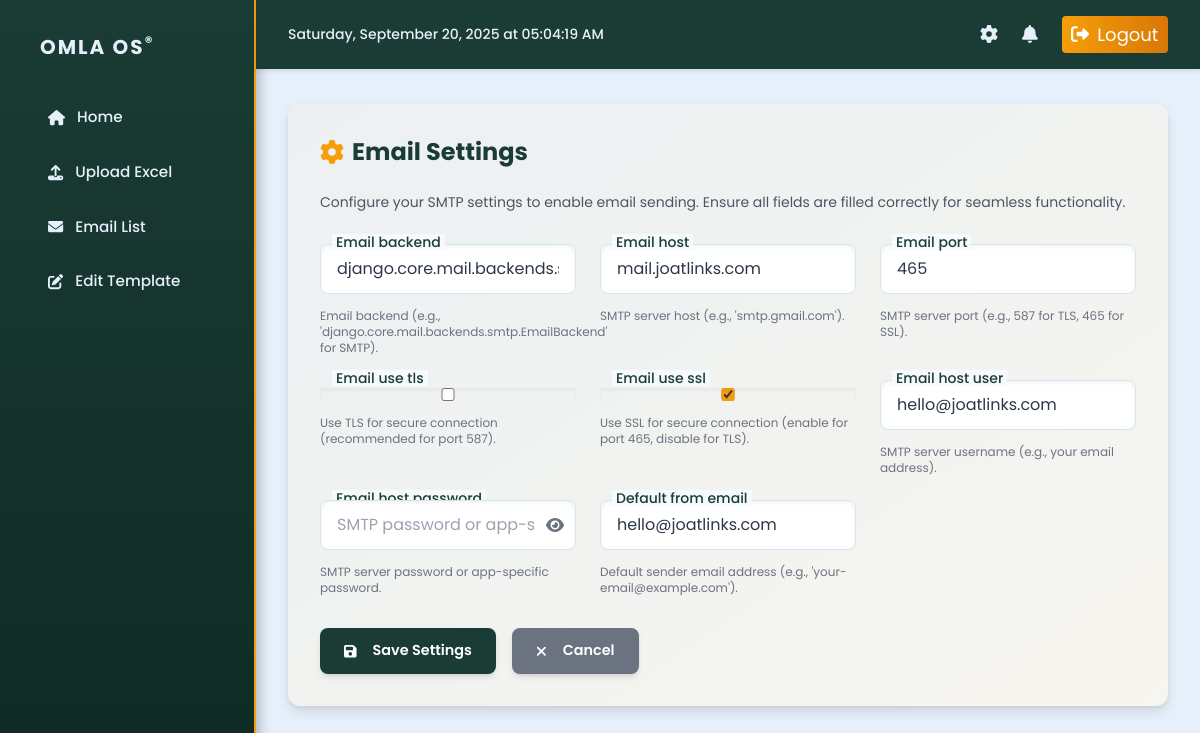
/settings/, run on an earlier commit of the app's database.
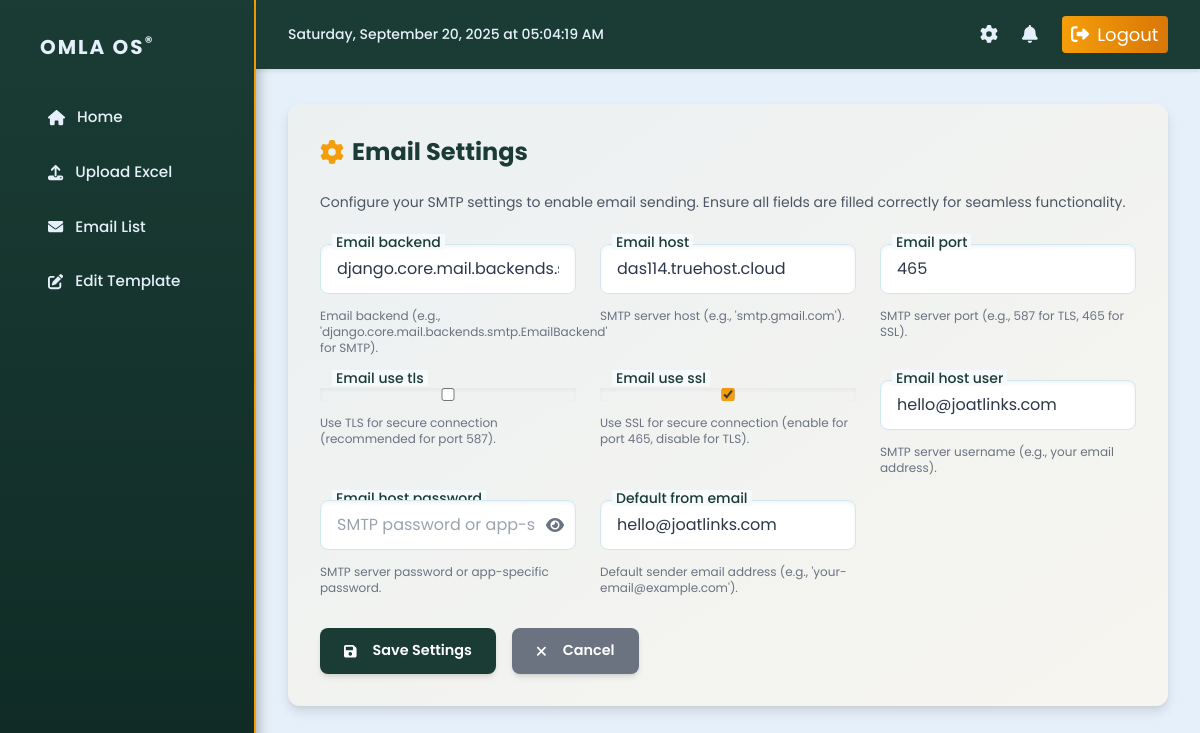
And on a later commit of the database.
### sender/models.py (models this page shows, shortened)
class SiteSettings(models.Model):
    email_backend = models.CharField(
        max_length=255,
        default='django.core.mail.backends.smtp.EmailBackend',
        help_text="Email backend (e.g., 'django.core.mail.backends.smtp.EmailBackend' for SMTP)."
    )
    email_host = models.CharField(
        max_length=255,
        blank=True,
        help_text="SMTP server host (e.g., 'smtp.gmail.com')."
    )
    email_port = models.PositiveIntegerField(
        default=587,
        help_text="SMTP server port (e.g., 587 for TLS, 465 for SSL)."
    )
    email_use_tls = models.BooleanField(
        default=True,
        help_text="Use TLS for secure connection (recommended for port 587)."
    )
    email_use_ssl = models.BooleanField(
        default=False,
        help_text="Use SSL for secure connection (enable for port 465, disable for TLS)."
    )
    email_host_user = models.CharField(
        max_length=255,
        blank=True,
        help_text="SMTP server username (e.g., your email address)."
    )
    email_host_password = models.CharField(
        max_length=255,
        blank=True,
        help_text="SMTP server password or app-specific password."
    )
    default_from_email = models.EmailField(
        blank=True,
        help_text="Default sender email address (e.g., 'your-email@example.com')."
    )
    class Meta:
        verbose_name = "Site Settings"
        verbose_name_plural = "Site Settings"

### sender/views.py (the view)
# urls.py: path('settings/', views.site_settings, name='site_settings'),
def site_settings(request):
    settings_obj, created = SiteSettings.objects.get_or_create()
    if request.method == 'POST':
        form = SiteSettingsForm(request.POST, instance=settings_obj)
        if form.is_valid():
            form.save()
            messages.success(request, "Email settings updated successfully.")
            return redirect('dashboard')
    else:
        form = SiteSettingsForm(instance=settings_obj)
    return render(request, 'sender/site_settings.html', {'form': form})

### sender/forms.py
class SiteSettingsForm(forms.ModelForm):
    class Meta:
        model = SiteSettings
        fields = [
            'email_backend',
            'email_host',
            'email_port',
            'email_use_tls',
            'email_use_ssl',
            'email_host_user',
            'email_host_password',
            'default_from_email',
        ]
        widgets = {
            'email_backend': forms.TextInput(attrs={'placeholder': 'e.g., django.core.mail.backends.smtp.EmailBackend'}),
            'email_host': forms.TextInput(attrs={'placeholder': 'e.g., smtp.gmail.com'}),
            'email_port': forms.NumberInput(attrs={'placeholder': 'e.g., 587'}),
            'email_host_user': forms.TextInput(attrs={'placeholder': 'e.g., your-email@example.com'}),
            'email_host_password': forms.PasswordInput(attrs={'placeholder': 'SMTP password or app-specific password'}),
            'default_from_email': forms.EmailInput(attrs={'placeholder': 'e.g., your-email@example.com'}),
        }

### sender/templates/sender/site_settings.html (shortened to what this page needs)
{% extends 'sender/base.html' %}
{% load static %}
{% block content %}
<div class="card relative overflow-hidden">
    <div class="absolute inset-0 bg-gradient-to-br from-[#1A3C34]/10 to-[#F59E0B]/10 opacity-50"></div>
    <h2 class="relative z-10 flex items-center gap-2 text-2xl font-bold text-[#1A3C34] mb-6">
        <i class="fas fa-cog text-[#F59E0B]"></i> Email Settings
    </h2>
    <p class="relative z-10 text-gray-600 mb-8 text-sm">Configure your SMTP settings to enable email sending. Ensure all fields are filled correctly for seamless functionality.</p>
    <form method="post" class="relative z-10">
        <div class="grid grid-cols-1 md:grid-cols-3 gap-6">
            {% for field in form %}
            <div class="form-group relative">
                <label for="{{ field.id_for_label }}" class="absolute -top-2.5 left-3 text-xs font-medium text-[#1A3C34] bg-[#F7FAFC] px-1 transition-all duration-300">
                    {{ field.label }}
                </label>
                {% if field.name == 'email_host_password' %}
                <div class="relative">
                    {{ field }}
                    <button type="button" class="toggle-password absolute right-3 top-1/2 transform -translate-y-1/2 text-gray-500 hover:text-[#F59E0B] transition-colors duration-200" data-target="{{ field.id_for_label }}">
                        <i class="fas fa-eye"></i>
                    </button>
                </div>
                {% else %}
                {{ field }}
                {% endif %}
                {% if field.help_text %}
                <p class="text-gray-500 text-xs mt-1.5">{{ field.help_text }}</p>
                {% endif %}
            </div>
            {% endfor %}
        </div>
        <div class="mt-8 flex gap-4">
            <button type="submit" class="btn bg-[#1A3C34] hover:bg-[#25544A] text-white shadow-md hover:shadow-lg transition-all duration-300 transform hover:-translate-y-0.5">
                <i class="fas fa-save mr-2"></i> Save Settings
            </button>
            <a href="{% url 'dashboard' %}" class="btn bg-gray-500 hover:bg-gray-600 text-white shadow-md hover:shadow-lg transition-all duration-300 transform hover:-translate-y-0.5">
                <i class="fas fa-times mr-2"></i> Cancel
            </a>
        </div>
    </form>
</div>
{% endblock %}

What changed in the data, as far as the page shows it:
changed SiteSettings "django.core.mail.backends.smtp.EmailBackend": email_host "mail.joatlinks.com" → "das114.truehost.cloud"
